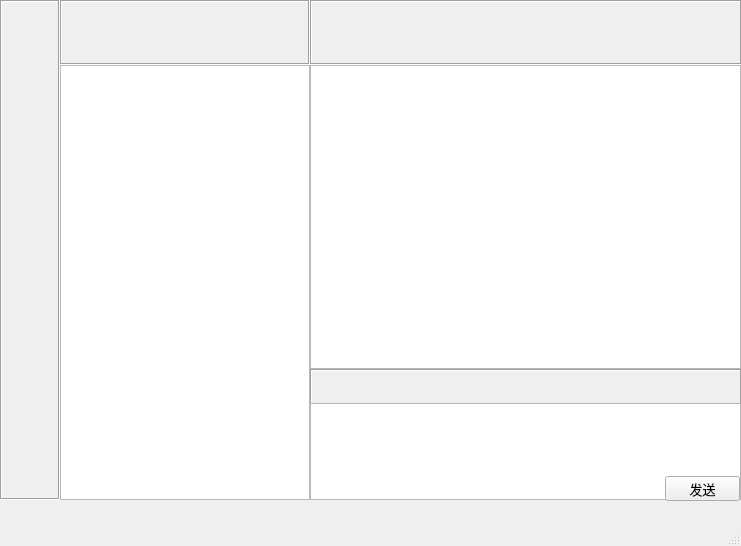
<?xml version="1.0" encoding="UTF-8"?>
<ui version="4.0">
 <class>MainWindow</class>
 <widget class="QMainWindow" name="MainWindow">
  <property name="geometry">
   <rect>
    <x>0</x>
    <y>0</y>
    <width>741</width>
    <height>546</height>
   </rect>
  </property>
  <property name="windowTitle">
   <string>MainWindow</string>
  </property>
  <widget class="QWidget" name="centralwidget">
   <widget class="QLabel" name="menu">
    <property name="geometry">
     <rect>
      <x>0</x>
      <y>0</y>
      <width>60</width>
      <height>500</height>
     </rect>
    </property>
    <property name="frameShape">
     <enum>QFrame::Box</enum>
    </property>
    <property name="frameShadow">
     <enum>QFrame::Sunken</enum>
    </property>
    <property name="text">
     <string/>
    </property>
    <property name="pixmap">
     <pixmap resource="resources.qrc">:/images/image/bar.png</pixmap>
    </property>
    <property name="scaledContents">
     <bool>true</bool>
    </property>
   </widget>
   <widget class="QLabel" name="search">
    <property name="geometry">
     <rect>
      <x>60</x>
      <y>0</y>
      <width>250</width>
      <height>65</height>
     </rect>
    </property>
    <property name="frameShape">
     <enum>QFrame::Box</enum>
    </property>
    <property name="frameShadow">
     <enum>QFrame::Sunken</enum>
    </property>
    <property name="text">
     <string/>
    </property>
    <property name="pixmap">
     <pixmap resource="resources.qrc">:/images/image/search.png</pixmap>
    </property>
    <property name="scaledContents">
     <bool>true</bool>
    </property>
   </widget>
   <widget class="QPushButton" name="btnSearch">
    <property name="geometry">
     <rect>
      <x>74</x>
      <y>25</y>
      <width>190</width>
      <height>26</height>
     </rect>
    </property>
    <property name="text">
     <string/>
    </property>
    <property name="flat">
     <bool>true</bool>
    </property>
   </widget>
   <widget class="QTableWidget" name="twgUserList">
    <property name="geometry">
     <rect>
      <x>60</x>
      <y>65</y>
      <width>250</width>
      <height>435</height>
     </rect>
    </property>
    <property name="font">
     <font>
      <family>Microsoft YaHei</family>
      <pointsize>14</pointsize>
     </font>
    </property>
    <property name="selectionMode">
     <enum>QAbstractItemView::SingleSelection</enum>
    </property>
    <property name="selectionBehavior">
     <enum>QAbstractItemView::SelectRows</enum>
    </property>
    <property name="showGrid">
     <bool>false</bool>
    </property>
    <attribute name="horizontalHeaderVisible">
     <bool>false</bool>
    </attribute>
    <attribute name="horizontalHeaderDefaultSectionSize">
     <number>250</number>
    </attribute>
    <attribute name="verticalHeaderVisible">
     <bool>false</bool>
    </attribute>
   </widget>
   <widget class="QLabel" name="labUserBg">
    <property name="geometry">
     <rect>
      <x>310</x>
      <y>0</y>
      <width>432</width>
      <height>65</height>
     </rect>
    </property>
    <property name="frameShape">
     <enum>QFrame::Box</enum>
    </property>
    <property name="frameShadow">
     <enum>QFrame::Sunken</enum>
    </property>
    <property name="text">
     <string/>
    </property>
    <property name="pixmap">
     <pixmap resource="resources.qrc">:/images/image/title.png</pixmap>
    </property>
    <property name="scaledContents">
     <bool>true</bool>
    </property>
   </widget>
   <widget class="QLabel" name="labUser">
    <property name="geometry">
     <rect>
      <x>311</x>
      <y>1</y>
      <width>120</width>
      <height>62</height>
     </rect>
    </property>
    <property name="font">
     <font>
      <family>Microsoft YaHei</family>
      <pointsize>16</pointsize>
     </font>
    </property>
    <property name="text">
     <string/>
    </property>
    <property name="alignment">
     <set>Qt::AlignCenter</set>
    </property>
   </widget>
   <widget class="QTextBrowser" name="browserChatText">
    <property name="geometry">
     <rect>
      <x>310</x>
      <y>65</y>
      <width>431</width>
      <height>304</height>
     </rect>
    </property>
   </widget>
   <widget class="QLabel" name="labTool">
    <property name="geometry">
     <rect>
      <x>310</x>
      <y>369</y>
      <width>432</width>
      <height>36</height>
     </rect>
    </property>
    <property name="frameShape">
     <enum>QFrame::Box</enum>
    </property>
    <property name="frameShadow">
     <enum>QFrame::Sunken</enum>
    </property>
    <property name="text">
     <string/>
    </property>
    <property name="pixmap">
     <pixmap resource="resources.qrc">:/images/image/tool.png</pixmap>
    </property>
    <property name="scaledContents">
     <bool>true</bool>
    </property>
   </widget>
   <widget class="QPushButton" name="btnTrans">
    <property name="geometry">
     <rect>
      <x>348</x>
      <y>378</y>
      <width>21</width>
      <height>21</height>
     </rect>
    </property>
    <property name="text">
     <string/>
    </property>
    <property name="flat">
     <bool>true</bool>
    </property>
   </widget>
   <widget class="QTextEdit" name="teChat">
    <property name="geometry">
     <rect>
      <x>310</x>
      <y>403</y>
      <width>431</width>
      <height>97</height>
     </rect>
    </property>
   </widget>
   <widget class="QPushButton" name="btnSendMsg">
    <property name="geometry">
     <rect>
      <x>665</x>
      <y>476</y>
      <width>75</width>
      <height>25</height>
     </rect>
    </property>
    <property name="font">
     <font>
      <family>Microsoft YaHei</family>
      <pointsize>10</pointsize>
     </font>
    </property>
    <property name="text">
     <string>发送</string>
    </property>
   </widget>
  </widget>
  <widget class="QMenuBar" name="menubar">
   <property name="geometry">
    <rect>
     <x>0</x>
     <y>0</y>
     <width>741</width>
     <height>22</height>
    </rect>
   </property>
  </widget>
  <widget class="QStatusBar" name="statusbar"/>
 </widget>
 <resources>
  <include location="resources.qrc"/>
 </resources>
 <connections/>
</ui>
